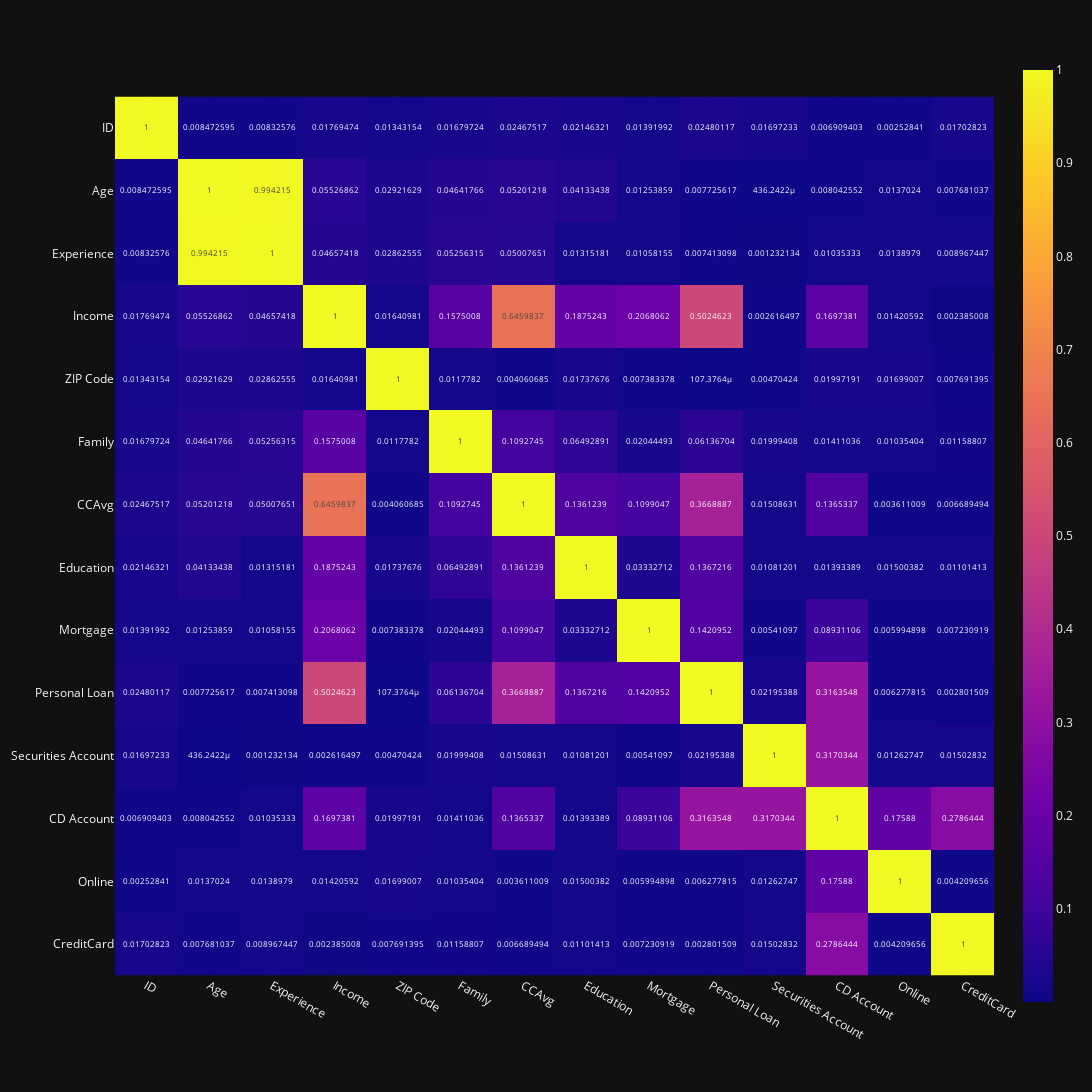

The code cell stored with this chart in its notebook:
### Code cell
def visualization(df: pd.core.frame.DataFrame):
    # corrilation
    fig = px.imshow(df.corr().abs(), text_auto=True)
    fig.update_layout(height=1200, width=1200)
    fig.show()
    
visualization(df)

### Figure 1 — Plotly figure (JSON) as saved in the notebook; plotly's stock layout.template omitted (floating-point values rounded to 4 significant figures; data arrays with more than 128 entries replaced by an {"elided": "..."} marker saying what was removed)
{"data": [{"coloraxis": "coloraxis", "name": "0", "texttemplate": "%{z}", "x": ["ID", "Age", "Experience", "Income", "ZIP Code", "Family", "CCAvg", "Education", "Mortgage", "Personal Loan", "Securities Account", "CD Account", "Online", "CreditCard"], "y": ["ID", "Age", "Experience", "Income", "ZIP Code", "Family", "CCAvg", "Education", "Mortgage", "Personal Loan", "Securities Account", "CD Account", "Online", "CreditCard"], "z": {"elided": "14x14 float values"}, "type": "heatmap", "xaxis": "x", "yaxis": "y", "hovertemplate": "x: %{x}<br>y: %{y}<br>color: %{z}<extra></extra>"}], "layout": {"xaxis": {"anchor": "y", "domain": [0.0, 1.0], "scaleanchor": "y", "constrain": "domain"}, "yaxis": {"anchor": "x", "domain": [0.0, 1.0], "autorange": "reversed", "constrain": "domain"}, "coloraxis": {"colorscale": [[0.0, "#0d0887"], [0.1111, "#46039f"], [0.2222, "#7201a8"], [0.3333, "#9c179e"], [0.4444, "#bd3786"], [0.5556, "#d8576b"], [0.6667, "#ed7953"], [0.7778, "#fb9f3a"], [0.8889, "#fdca26"], [1.0, "#f0f921"]]}, "margin": {"t": 60}, "height": 1200, "width": 1200}}
